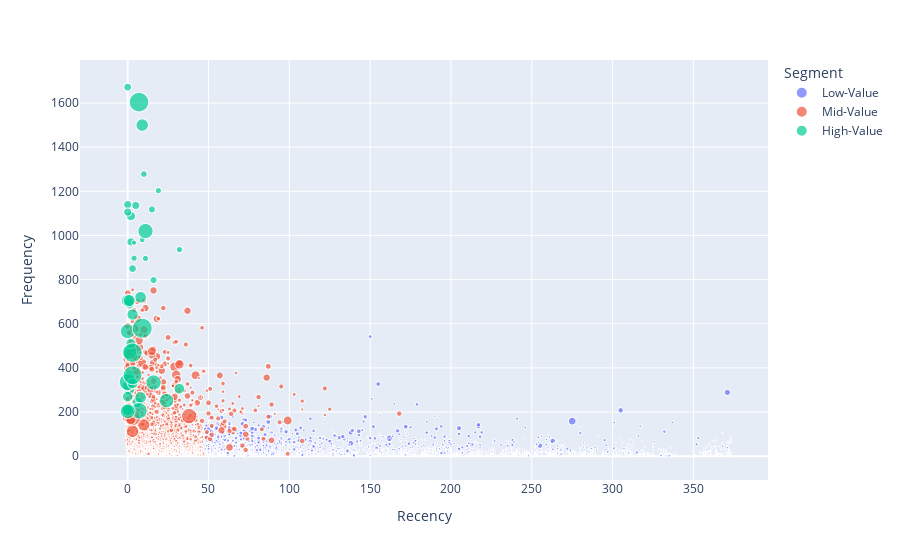

This figure's notebook cell:
### Code cell
fig = px.scatter(df_graph,x='Recency',y='Frequency', color="Segment",
                 size='TotalPrice', hover_data=['TotalPrice'])
fig.show()

### Figure 1 — Plotly figure (JSON) as saved in the notebook; plotly's stock layout.template omitted (floating-point values rounded to 4 significant figures; data arrays with more than 128 entries replaced by an {"elided": "..."} marker saying what was removed)
{"data": [{"customdata": {"elided": "1915x1 float values"}, "hovertemplate": "Segment=Low-Value<br>Recency=%{x}<br>Frequency=%{y}<br>TotalPrice=%{customdata[0]}<extra></extra>", "legendgroup": "Low-Value", "marker": {"color": "#636efa", "size": {"elided": "1915 float values"}, "sizemode": "area", "sizeref": 123.8, "symbol": "circle"}, "mode": "markers", "name": "Low-Value", "showlegend": true, "type": "scattergl", "x": {"elided": "1915 int values"}, "xaxis": "x", "y": {"elided": "1915 int values"}, "yaxis": "y"}, {"customdata": {"elided": "1914x1 float values"}, "hovertemplate": "Segment=Mid-Value<br>Recency=%{x}<br>Frequency=%{y}<br>TotalPrice=%{customdata[0]}<extra></extra>", "legendgroup": "Mid-Value", "marker": {"color": "#EF553B", "size": {"elided": "1914 float values"}, "sizemode": "area", "sizeref": 123.8, "symbol": "circle"}, "mode": "markers", "name": "Mid-Value", "showlegend": true, "type": "scattergl", "x": {"elided": "1914 int values"}, "xaxis": "x", "y": {"elided": "1914 int values"}, "yaxis": "y"}, {"customdata": [[8791.0], [4604.0], [5651.0], [8508.0], [4802.0], [8021.0], [6315.0], [4691.0], [5856.0], [10640.0], [5044.0], [4154.0], [7831.0], [7429.0], [8215.0], [3055.0], [27290.0], [15390.0], [14360.0], [16590.0], [13530.0], [25630.0], [16590.0], [28840.0], [16360.0], [16490.0], [33400.0], [13110.0], [20370.0], [13230.0], [15610.0], [15770.0], [34890.0], [18130.0], [14030.0], [15630.0], [27220.0], [13630.0], [27400.0], [28240.0], [19510.0], [44970.0], [43900.0], [49510.0], [48260.0]], "hovertemplate": "Segment=High-Value<br>Recency=%{x}<br>Frequency=%{y}<br>TotalPrice=%{customdata[0]}<extra></extra>", "legendgroup": "High-Value", "marker": {"color": "#00cc96", "size": [8791.0, 4604.0, 5651.0, 8508.0, 4802.0, 8021.0, 6315.0, 4691.0, 5856.0, 10640.0, 5044.0, 4154.0, 7831.0, 7429.0, 8215.0, 3055.0, 27290.0, 15390.0, 14360.0, 16590.0, 13530.0, 25630.0, 16590.0, 28840.0, 16360.0, 16490.0, 33400.0, 13110.0, 20370.0, 13230.0, 15610.0, 15770.0, 34890.0, 18130.0, 14030.0, 15630.0, 27220.0, 13630.0, 27400.0, 28240.0, 19510.0, 44970.0, 43900.0, 49510.0, 48260.0], "sizemode": "area", "sizeref": 123.8, "symbol": "circle"}, "mode": "markers", "name": "High-Value", "showlegend": true, "type": "scattergl", "x": [5, 4, 10, 2, 11, 0, 15, 19, 16, 2, 32, 9, 3, 0, 0, 4, 1, 1, 32, 8, 6, 24, 8, 16, 1, 0, 7, 1, 0, 2, 0, 3, 0, 1, 0, 0, 0, 3, 0, 11, 9, 3, 3, 9, 7], "xaxis": "x", "y": [1136, 897, 1278, 971, 896, 1140, 1118, 1203, 798, 1088, 936, 980, 850, 1672, 1106, 967, 473, 363, 306, 720, 244, 252, 266, 334, 304, 321, 206, 690, 705, 511, 210, 642, 336, 705, 270, 208, 204, 330, 566, 1020, 1500, 469, 367, 580, 1604], "yaxis": "y"}], "layout": {"legend": {"itemsizing": "constant", "title": {"text": "Segment"}, "tracegroupgap": 0}, "margin": {"t": 60}, "xaxis": {"anchor": "y", "domain": [0, 1], "title": {"text": "Recency"}}, "yaxis": {"anchor": "x", "domain": [0, 1], "title": {"text": "Frequency"}}}}
